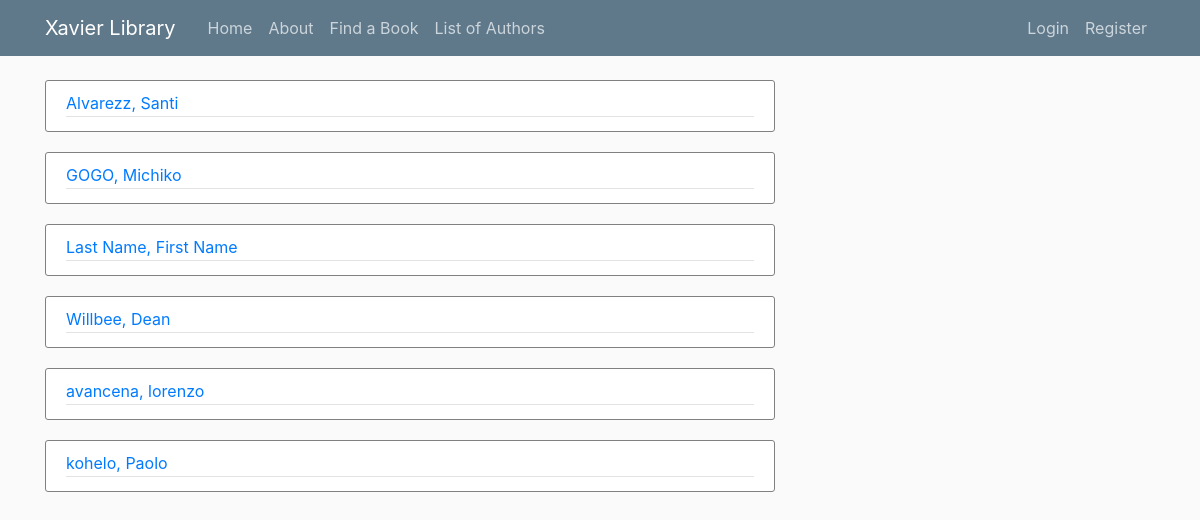
The page /author/ on the database as committed earlier.
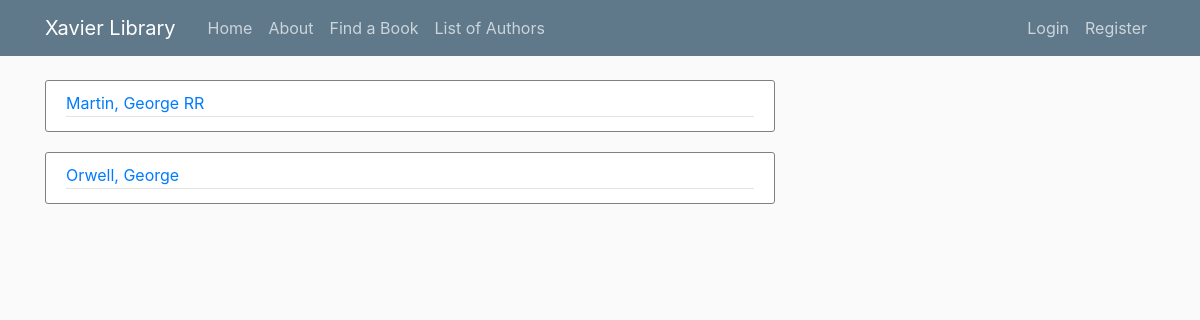
The same page on the database as committed later.
### library/models.py (models this page shows, shortened)
class Author(models.Model):
    first_name = models.CharField(max_length=100)
    last_name = models.CharField(max_length=100)
    date_of_birth = models.DateField(null=True, blank=True)
    date_of_death = models.DateField('died', null=True, blank=True)
    class Meta:
        ordering = ['last_name', 'first_name']
    def __str__(self):
        return '{0}, {1}'.format(self.last_name, self.first_name)

### library/views.py (the view)
# urls.py: path('author/', AuthorListView.as_view(), name='author-list'),
class AuthorListView(ListView):
	template_name = 'library/author.html'
	context_object_name = 'authors'
	model = Author

### library/templates/library/author.html
{% extends "library/base.html" %}
{% block content%}
    {% for author in authors %}
        <article class="media content-section" style="display: block">
            <div class="article-metadata">
                <a href="{% url 'author-detail' author.id %}">{{ author }}</a>
            </div>
		</article>
    {% endfor %}
{% endblock content %}

Rows that differ between the two databases and show on the page:
removed Author: last_name+first_name "Alvarezz, Santi"
removed Author: last_name+first_name "GOGO, Michiko"
removed Author: last_name+first_name "Last Name, First Name"
removed Author: last_name+first_name "Willbee, Dean"
removed Author: last_name+first_name "avancena, lorenzo"
removed Author: last_name+first_name "kohelo, Paolo"
added Author: last_name+first_name "Martin, George RR"
added Author: last_name+first_name "Orwell, George"
